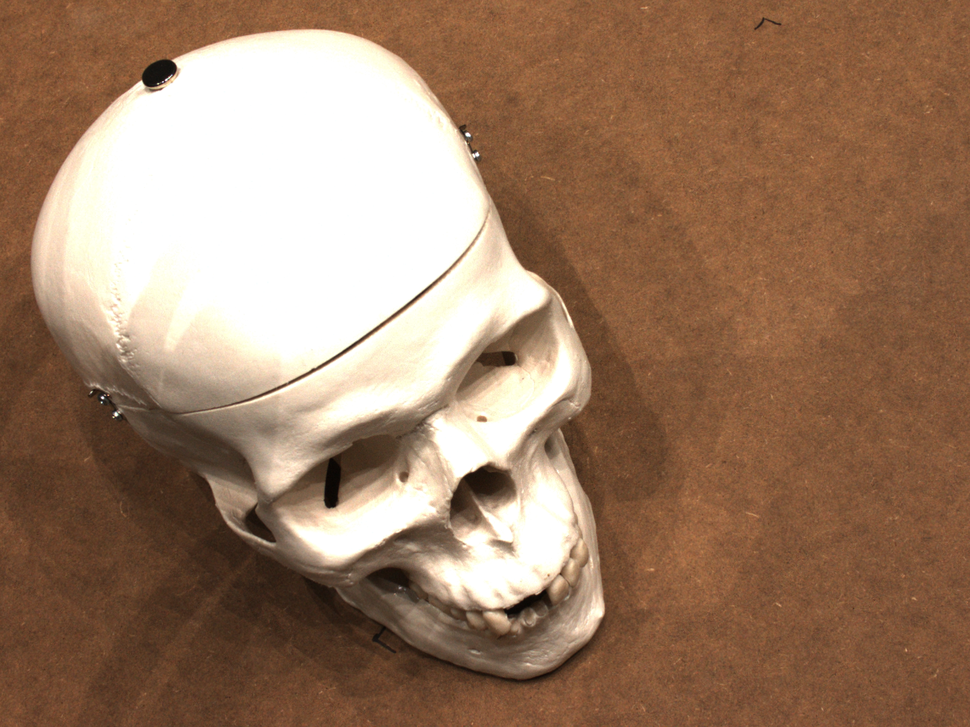
#> input picture scan65/image/000000.png, 970 x 727 px, shrunk from 1600 x 1200 before the run, found by its file name
$ python run_sift.py
#> lines starting #> are read from the running program, lines starting #| are printed output that depends on the picture
import numpy as np
import cv2 as cv
import time


img = cv.imread('/Users/aminaizbassar/Documents/cpp_proj/scan65/image/000000.png')
#> img is the input picture: shape (727, 970, 3); mean B, G, R 100.3, 123.7, 155.1
mask = cv.imread('/Users/aminaizbassar/Documents/cpp_proj/scan65/mask/000.png')
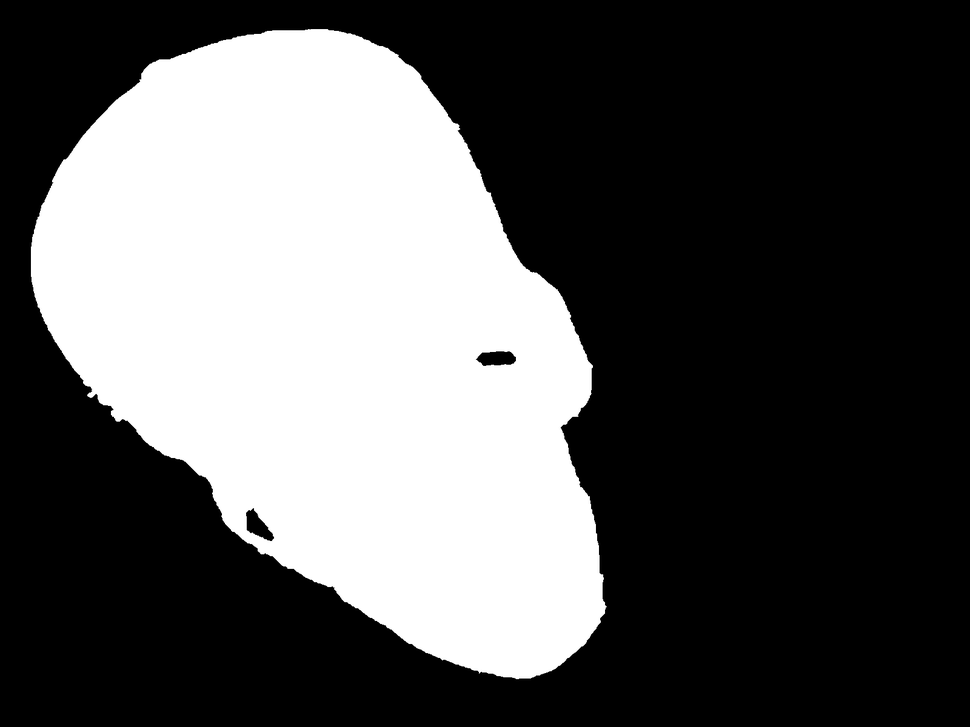
#> input picture scan65/mask/000.png, 970 x 727 px, shrunk from 1600 x 1200 before the run, found by its file name
#> mask is the input picture: shape (727, 970, 3); min 0, max 255, mean 87.9
gray= cv.cvtColor(img,cv.COLOR_BGR2GRAY)
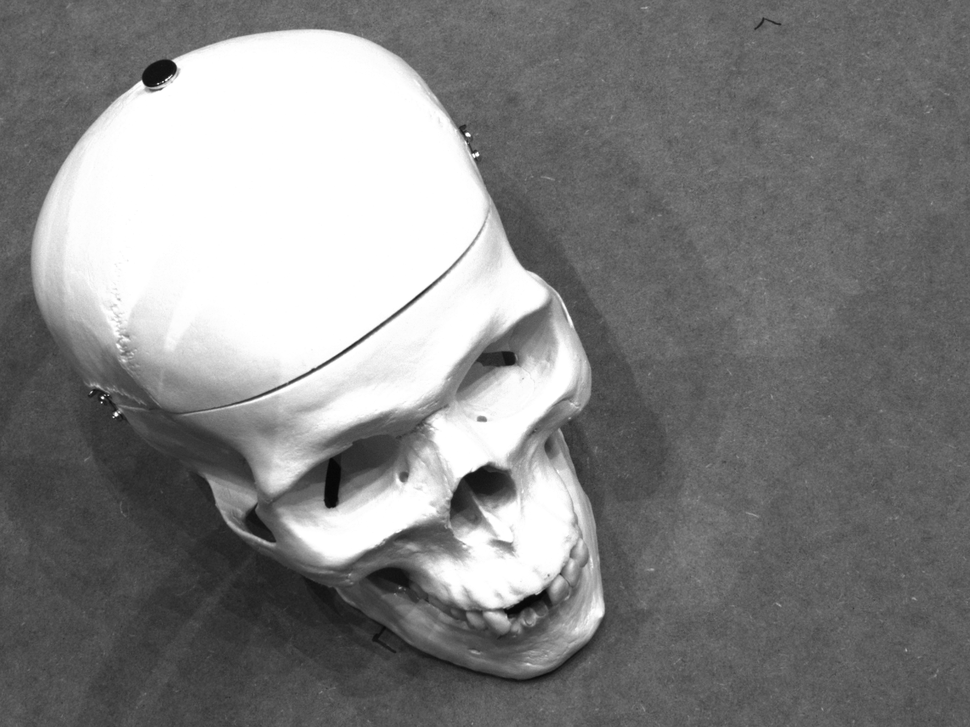
#> gray: shape (727, 970); min 6, max 255, mean 130.4
mask = cv.cvtColor(mask,cv.COLOR_BGR2GRAY)
#> mask: shape (727, 970)


sift = cv.SIFT_create()
start = time.time()
kp, des = sift.detectAndCompute(gray, mask, None)
#> kp = 457 keypoints; strongest (x, y, size): (102, 398, 1.9), (116, 414, 2.7), (486, 485, 31.4), (158, 73, 19.9)
end = time.time() - start
print(end)
img=cv.drawKeypoints(gray,kp,img,flags=cv.DRAW_MATCHES_FLAGS_DRAW_RICH_KEYPOINTS)
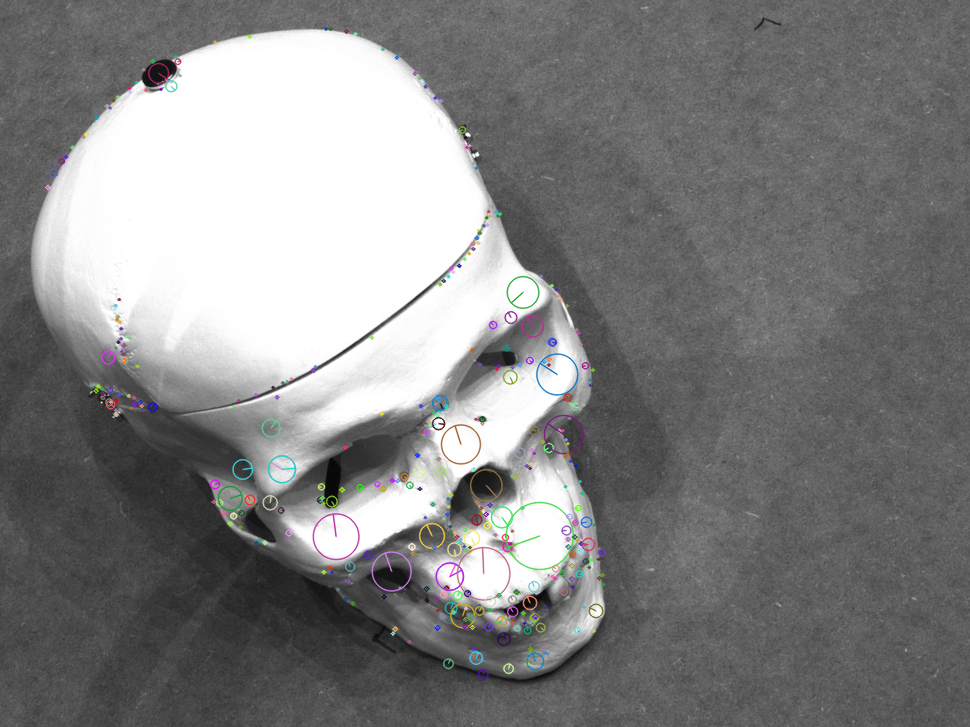
#> img: shape (727, 970, 3); mean B, G, R 130.1, 130.1, 130.1

cv.imwrite('sift_keypoints.jpg',img)
